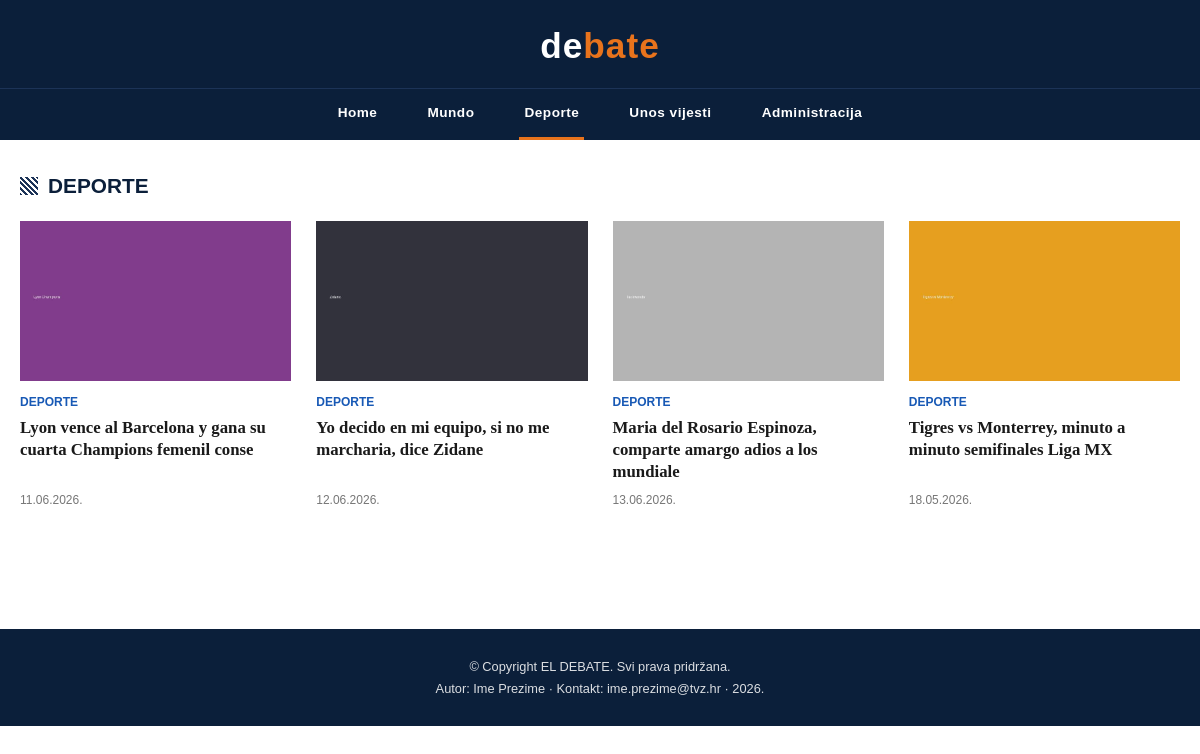
/projekt/kategorija.php?kategorija=deporte, run on the app's committed database.
### tables this page shows
CREATE TABLE `vijesti` (
  `id` int(11) NOT NULL,
  `datum` varchar(32) NOT NULL,
  `naslov` varchar(64) NOT NULL,
  `sazetak` text NOT NULL,
  `tekst` text NOT NULL,
  `slika` varchar(64) NOT NULL,
  `kategorija` varchar(64) NOT NULL,
  `arhiva` tinyint(1) NOT NULL DEFAULT 0
);

### projekt/kategorija.php (the view, shortened to what this page needs)
<?php
include 'connect.php';
$kategorija = isset($_GET['kategorija']) ? $_GET['kategorija'] : '';
$aktivna = $kategorija;
include 'header.php';
?>
<main>
    <section class="kategorija">
        <h2 class="section-title"><?php echo htmlspecialchars(ucfirst($kategorija)); ?></h2>
        <div class="articles-row">
            <?php
            $sql = "SELECT * FROM vijesti WHERE arhiva=0 AND kategorija=? ORDER BY id DESC";
            $stmt = mysqli_stmt_init($dbc);
            if (mysqli_stmt_prepare($stmt, $sql)) {
                mysqli_stmt_bind_param($stmt, 's', $kategorija);
                mysqli_stmt_execute($stmt);
                $result = mysqli_stmt_get_result($stmt);
                if (mysqli_num_rows($result) > 0) {
                    while ($row = mysqli_fetch_array($result)) {
                        echo '<article class="clanak-kratki">';
                        echo '  <div class="thumb">';
                        echo '      <img src="' . UPLPATH . htmlspecialchars($row['slika']) . '" alt="' . htmlspecialchars($row['naslov']) . '">';
                        echo '  </div>';
                        echo '  <div class="kategorija-label">' . htmlspecialchars($row['kategorija']) . '</div>';
                        echo '  <h3><a href="clanak.php?id=' . (int)$row['id'] . '">' . htmlspecialchars($row['naslov']) . '</a></h3>';
                        echo '  <div class="meta">' . htmlspecialchars($row['datum']) . '</div>';
                        echo '</article>';
                    }
                } else {
                    echo '<p>Trenutno nema vijesti u ovoj kategoriji.</p>';
                }
            }
            ?>
        </div>
    </section>
</main>
<?php
include 'footer.php';
?>

### projekt/header.php (shortened to what this page needs)
<!DOCTYPE html>
<html lang="hr">
<head>
    <link rel="stylesheet" type="text/css" href="style.css">
</head>
<body>
<header>
    <div class="logo-container">
        <a href="index.php">de<span class="logo-accent">bate</span></a>
    </div>
    <nav class="main_nav" role="navigation">
        <ul>
            <li><a href="index.php" class="<?php echo $aktivna=='home'?'active':''; ?>">Home</a></li>
            <li><a href="kategorija.php?kategorija=mundo" class="<?php echo $aktivna=='mundo'?'active':''; ?>">Mundo</a></li>
            <li><a href="kategorija.php?kategorija=deporte" class="<?php echo $aktivna=='deporte'?'active':''; ?>">Deporte</a></li>
            <li><a href="unos.php" class="<?php echo $aktivna=='unos'?'active':''; ?>">Unos vijesti</a></li>
            <li><a href="administracija.php" class="<?php echo $aktivna=='admin'?'active':''; ?>">Administracija</a></li>
        </ul>
    </nav>
</header>

### projekt/footer.php
<footer>
    <p>&copy; Copyright EL DEBATE. Svi prava pridržana.</p>
    <p>Autor: Ime Prezime &middot; Kontakt: ime.prezime@tvz.hr &middot; 2026.</p>
</footer>
</body>
</html>

### projekt/style.css (style rules this page uses)
* { margin: 0; padding: 0; box-sizing: border-box; }
body { font-family: 'Georgia', 'Times New Roman', serif; background-color: #ffffff; color: #1a1a1a; line-height: 1.5; }
a { text-decoration: none; color: inherit; }
img { max-width: 100%; display: block; }
header { background-color: #0b1f3a; color: #ffffff; padding: 20px 0 0 0; }
.logo-container { text-align: center; padding-bottom: 15px; }
.logo-container a { font-size: 2.2rem; font-weight: bold; letter-spacing: 1px; color: #ffffff; font-family: 'Arial', sans-serif; }
.logo-container .logo-accent { color: #e8731c; }
nav.main_nav { background-color: #0b1f3a; border-top: 1px solid #1c3357; }
nav.main_nav ul { list-style: none; display: flex; justify-content: center; gap: 40px; }
nav.main_nav ul li a { display: block; padding: 14px 5px; font-family: 'Arial', sans-serif; font-size: 0.85rem; font-weight: bold; letter-spacing: 0.5px; color: #ffffff; border-bottom: 3px solid transparent; transition: border-color 0.2s; }
nav.main_nav ul li a:hover, nav.main_nav ul li a.active { border-bottom: 3px solid #e8731c; }
main { max-width: 1200px; margin: 0 auto; padding: 30px 20px; }
section.kategorija { margin-bottom: 50px; }
h2.section-title { font-family: 'Arial', sans-serif; font-size: 1.3rem; font-weight: 800; text-transform: uppercase; color: #0b1f3a; margin-bottom: 20px; display: flex; align-items: center; gap: 10px; }
h2.section-title::before { content: ""; width: 18px; height: 18px; background: repeating-linear-gradient(45deg, #1c3357 0 2px, transparent 2px 4px); }
.articles-row { display: grid; grid-template-columns: repeat(4, 1fr); gap: 25px; }
article.clanak-kratki { display: flex; flex-direction: column; }
article.clanak-kratki .thumb { width: 100%; height: 160px; overflow: hidden; margin-bottom: 12px; background-color: #ddd; }
article.clanak-kratki .thumb img { width: 100%; height: 100%; object-fit: cover; }
article.clanak-kratki .kategorija-label { font-family: 'Arial', sans-serif; font-size: 0.75rem; font-weight: bold; color: #1859b5; text-transform: uppercase; margin-bottom: 6px; }
article.clanak-kratki h3 { font-size: 1.05rem; line-height: 1.3; margin-bottom: 8px; }
article.clanak-kratki .meta { font-family: 'Arial', sans-serif; font-size: 0.75rem; color: #777; text-transform: uppercase; margin-top: auto; }
footer { background-color: #0b1f3a; color: #ffffff; text-align: center; padding: 25px 20px; margin-top: 40px; font-family: 'Arial', sans-serif; font-size: 0.8rem; }
footer p { margin: 3px 0; opacity: 0.85; }

### data on the page
vijesti: slika (picture), kategorija "DEPORTE", naslov "Lyon vence al Barcelona y gana su cuarta Champions femenil conse", datum "11.06.2026."
vijesti: slika (picture), kategorija "DEPORTE", naslov "Yo decido en mi equipo, si no me marcharia, dice Zidane", datum "12.06.2026."
vijesti: slika (picture), kategorija "DEPORTE", naslov "Maria del Rosario Espinoza, comparte amargo adios a los mundiale", datum "13.06.2026."
vijesti: slika (picture), kategorija "DEPORTE", naslov "Tigres vs Monterrey, minuto a minuto semifinales Liga MX", datum "18.05.2026."

### other printed values
$kategorija "DEPORTE"
